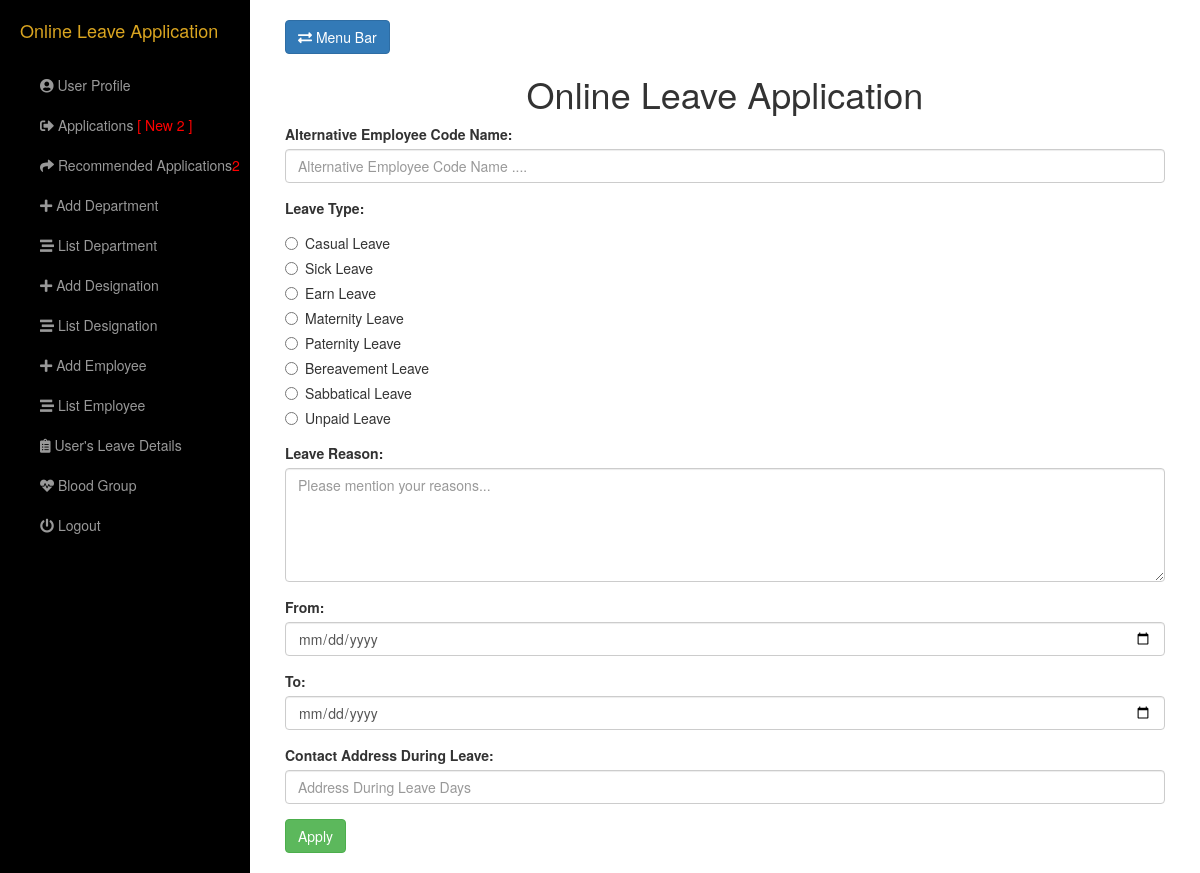
Page /view/LeaveApplication.php (signed in) on the committed database.
### tables this page shows
CREATE TABLE `leavedetails` (
  `lId` tinyint(4) NOT NULL,
  `lType` varchar(30) DEFAULT NULL,
  `lTotalDays` int(11) DEFAULT NULL,
  `lEmployeeCodeNumberWhoAddLeave` varchar(45) DEFAULT NULL
);

### view/LeaveApplication.php (the view, shortened to what the rows shown need)
<?php include("../model/LeaveApplicationModel.php");
	if(isset($_SESSION['officeUserName']))
	{
	if ($_SESSION['empType'] == 2 || $_SESSION['empType'] == 1)
	{
?>
		<!DOCTYPE html>
		<html lang="en">
		<head>
			<link href="../assets/bootstrap/css/bootstrap.min.css" rel="stylesheet">
			<link href="../assets/css/simple-sidebar.css" rel="stylesheet">
			<link rel="stylesheet" href="https://pro.fontawesome.com/releases/v5.10.0/css/all.css"/>
		</head>
		<body>
			<div id="wrapper">
				<div id="page-content-wrapper">
					<div class="container-fluid">
						<div class="row">
							<div class="col-lg-12">
								<h1 align="center">Online Leave Application</h1>
								<?php
									if (isset($_SESSION['checkLeave']))
									{
										if($_SESSION['checkLeave'] == 1)
										{
											$empCodeName = $_SESSION['officeUserName'];
											$altEmpCodeName = $_SESSION['livAltEmpCode'];
											$empLeaveType = $_SESSION['livEmplivType'];
											$empLeaveReason = $_SESSION['livReason'];
											$empLeaveFrom = $_SESSION['livEmplivFrom'];
											$empLeaveTo = $_SESSION['livEmplivTo'];
											$empAddress = $_SESSION['livAddress'];
											$empLeaveDays = $_SESSION['LeaveDays'];
											unset($_SESSION['checkLeave']);
											unset($_SESSION['livAltEmpCode']);
											unset($_SESSION['livEmplivType']);
											unset($_SESSION['livReason']);
											unset($_SESSION['livEmplivFrom']);
											unset($_SESSION['livEmplivTo']);
											unset($_SESSION['livAddress']);
											unset($_SESSION['LeaveDays']);
											?>
											<form role="form" action="../controller/LeaveApplicationController.php" method="post" >
												<h3 align="center" class="text-warning">You Can Update Before Final Submission</h3>
												<div class="form-group">
													<label for="livDate">Date: </label>
													<input type="text" class="form-control" value="<?php echo date("l")." ".date("Y/m/d"); ?>" name="livDate" id="livDate" readonly>
												</div>
												<?php
													$objLeaveApplication = new LeaveApplication();
													$singleResult = $objLeaveApplication->getSingleEmpInfo($empCodeName);
													while ($empResult = mysqli_fetch_array($singleResult))
													{
													?>
												<div class="form-group">
													<label for="livEmpName">Employee Name: </label>
													<input type="text" class="form-control" value="<?php echo $empResult['eFirstName']." ".$empResult['eLastName']; ?>" name="livEmpName" id="livEmpName" readonly>
												</div>
												<div class="form-group">
													<label for="livEmpCode">Employee Code Name: </label>
													<input type="text" class="form-control" value="<?php echo $empResult['eEmployeeCodeNumber']; ?>" name="livEmpCode" id="livEmpCode" readonly>
												</div>
												<div class="form-group">
													<label for="livEmpDptName">Employee Department Name: </label>
													<input type="text" class="form-control" value="<?php echo $empResult['dptName']; ?>" name="livEmpDptName" id="livEmpDptName" readonly>
												</div>
												<div class="form-group">
													<label for="livEmpDesiName">Employee Designation Name: </label>
													<input type="text" class="form-control" value="<?php echo $empResult['desiDesignationName']; ?>" name="livEmpDesiName" id="livEmpDesiName" readonly>
												</div>
												<?php
													}
												?>
												<div class="form-group">
												<label for="livType">Leave Type: </label>
												<?php
													$objLeaveApplication = new LeaveApplication();
													$singleResult = $objLeaveApplication->getLeaveType();
													while ($empResult = mysqli_fetch_array($singleResult))
													{
													?>
														<div class="radio">
															<label><input type="radio" name="livType" value="<?php echo $empResult['lId']; ?>" required><?php echo $empResult['lType']; ?></label>
														</div>
													<?php
													}
													?>
												</div>
												<div class="form-group">
													<label for="livEmpAddress">Contact Address During Leave: </label>
													<input type="text" class="form-control" value="<?php echo $empAddress; ?>" name="livEmpAddress" id="livEmpAddress" required>
												</div>
												<div class="form-group">
													<label for="livEmpReason">Reason: </label>
													<input type="text" class="form-control" value="<?php echo $empLeaveReason; ?>" name="livEmpReason" id="livEmpReason" required>
												</div>
												<div class="form-group">
													<label for="livEmpFrom">From: </label>
													<input type="date" class="form-control" value="<?php echo $empLeaveFrom; ?>" name="livEmpFrom" id="livEmpFrom" required>
												</div>
												<div class="form-group">
													<label for="livEmpTo">To: </label>
													<input type="date" class="form-control" value="<?php echo $empLeaveTo; ?>" name="livEmpTo" id="livEmpTo" required>
												</div>
												<div class="form-group">
													<label for="livEmpPeriod">Period of Days: </label>
													<input type="text" class="form-control" value="<?php echo $empLeaveDays; ?>" name="livEmpPeriod" id="livEmpPeriod" required>
												</div>
												<?php
													$objLeaveApplication = new LeaveApplication();
													$singleResult = $objLeaveApplication->getSingleEmpInfo($altEmpCodeName);
													while ($empResult = mysqli_fetch_array($singleResult))
													{
													?>
												<div class="form-group">
													<label for="livAltEmployeeCode">Alternative Employee Code Name: </label>
													<input type="text" class="form-control" value="<?php echo $empResult['eEmployeeCodeNumber']; ?>" name="livAltEmployeeCode" id="livAltEmployeeCode" required>
												</div>
												<div class="form-group">
													<label for="livAltEmpName">Alternative Employee Name: </label>
													<input type="text" class="form-control" value="<?php echo $empResult['eFirstName']." ".$empResult['eLastName']; ?>" name="livAltEmpName" id="livAltEmpName" required>
												</div>
												<div class="form-group">
													<label for="livAltEmpDptName">Alternative Employee Department Name: </label>
													<input type="text" class="form-control" value="<?php echo $empResult['dptName']; ?>" name="livAltEmpDptName" id="livAltEmpDptName" required>
												</div>
												<div class="form-group">
													<label for="livAltEmpDesiName">Alternative Employee Designation Name: </label>
													<input type="text" class="form-control" value="<?php echo $empResult['desiDesignationName']; ?>" name="livAltEmpDesiName" id="livAltEmpDesiName" required>
												</div>
												<?php
													}
												?>
												<button type="submit" name="btnFinalSubmit" class="btn btn-success">Apply</button>
											</form>
										<?php
										}
										else
										{
											unset($_SESSION['checkLeave']);
											unset($_SESSION['livAltEmpCode']);
											unset($_SESSION['livEmplivType']);
											unset($_SESSION['livReason']);
											unset($_SESSION['livEmplivFrom']);
											unset($_SESSION['livEmplivTo']);
											unset($_SESSION['livAddress']);
											unset($_SESSION['LeaveDays']);
										}
									}
									else
									{
										?>
										<form role="form" action="../controller/LeaveApplicationController.php" method="post" >
											<?php
											if (isset($_SESSION['msgForApplication']))
											{
												if ($_SESSION['msgForApplication'] == 1)
												{
													unset($_SESSION['msgForApplication']);
													?>
													<h3 align="center" class="text-success">Your Application Is Successfully Placed</h3>
													<div class="form-group">
														<label for="livAltEmpCode">Alternative Employee Code Name: </label>
														<input type="text" class="form-control" placeholder="Alternative Employee Code Name ...." name="livAltEmpCode" id="livAltEmpCode" required>
													</div>
													<div class="form-group">
														<label for="livEmplivType">Leave Type: </label>
														<?php
															$objLeaveApplication = new LeaveApplication();
															$singleResult = $objLeaveApplication->getLeaveType();
															while ($empResult = mysqli_fetch_array($singleResult))
															{
															?>
																<div class="radio">
																	<label><input type="radio" name="livEmplivType" value="<?php echo $empResult['lId']; ?>" required><?php echo $empResult['lType']; ?></label>
																</div>
															<?php
															}
															?>
													</div>
													<div class="form-group">
														<label for="livReason">Leave Reason: </label>
														<textarea class="form-control" rows="5" placeholder="Please mention your reasons..." name="livReason" id="livReason"required></textarea>
													</div>
													<div class="form-group">
														<label for="livEmplivFrom">From: </label>
														<input type="date" class="form-control" name="livEmplivFrom" id="livEmplivFrom" required>
													</div>
													<div class="form-group">
														<label for="livEmplivTo">To: </label>
														<input type="date" class="form-control" name="livEmplivTo" id="livEmplivTo" required>
													</div>
													<div class="form-group">
														<label for="livAddress">Contact Address During Leave: </label>
														<input type="text" class="form-control" placeholder="Address During Leave Days" name="livAddress" id="livAddress" required>
													</div>
													<button type="submit" name="btnSubmit" class="btn btn-success">Apply</button>
												<?php
												}
												else
												{
													unset($_SESSION['msgForApplication']);
												}
											}
											else
											{
												?>
													<div class="form-group">
														<?php
															$objLeaveApplication = new LeaveApplication();
															$singleResult = $objLeaveApplication->getLeaveType();
															while ($empResult = mysqli_fetch_array($singleResult))
															{
															?>
																<div class="radio">
																	<label><input type="radio" name="livEmplivType" value="<?php echo $empResult['lId']; ?>" required><?php echo $empResult['lType']; ?></label>
																</div>
															<?php
															}
															?>
													</div>
												<?php
											}
												?>
										</form>
										<?php
									}
								?>
							</div>
						</div>
					</div>
				</div>
			</div>
		</body>
		</html>
		<?php
	}
	}
	else
	{
		header("Location:../");
	}
?>

### rows in the picture
leavedetails: lType "Casual Leave"
leavedetails: lType "Sick Leave"
leavedetails: lType "Earn Leave"
leavedetails: lType "Maternity Leave"
leavedetails: lType "Paternity Leave"
leavedetails: lType "Bereavement Leave"
leavedetails: lType "Sabbatical Leave"
leavedetails: lType "Unpaid Leave"

### other values in the picture
$row['COUNT(lIsRecomanded)'] "2"
